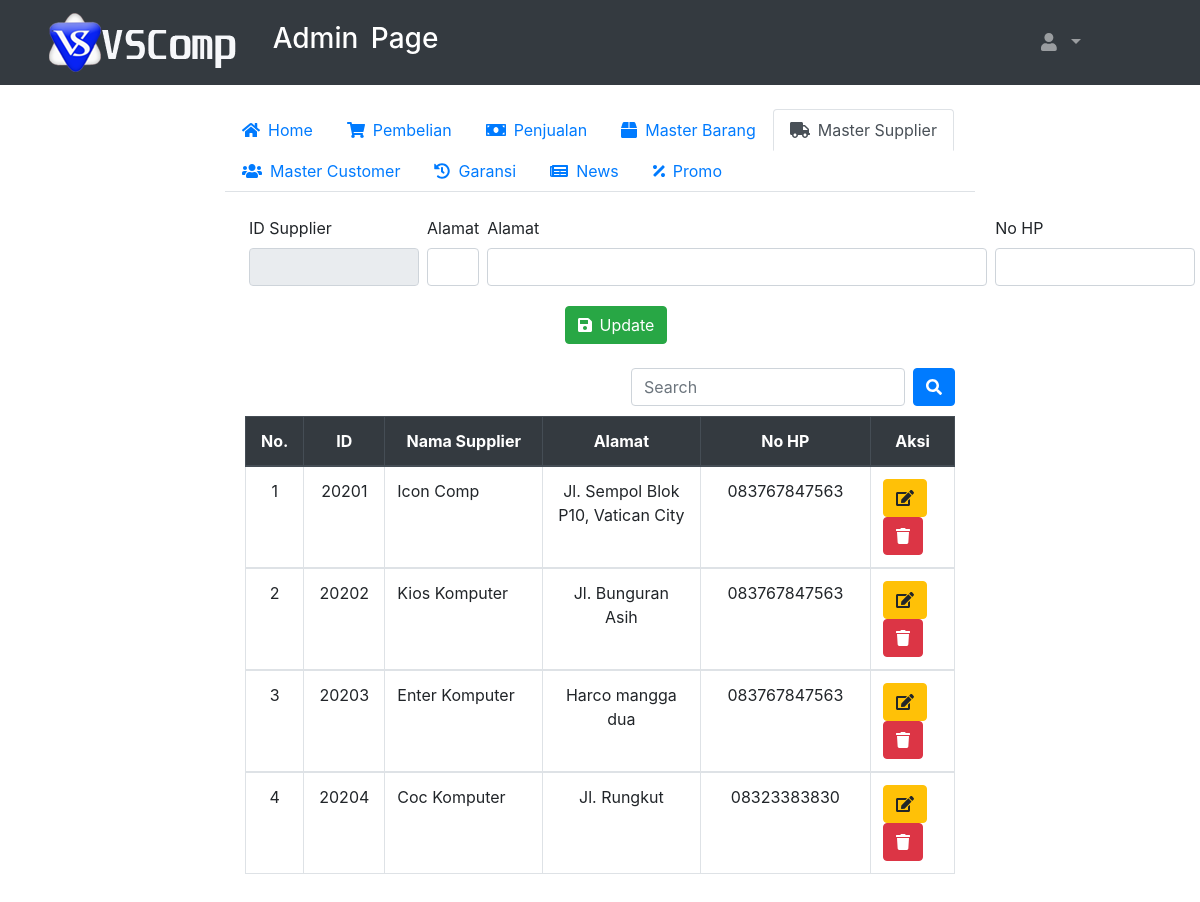
Screenshot of /admin/edit-supplier.php with the database file from the repository.
### tables this page shows
CREATE TABLE `supplier` (
  `ID_SUPP` int(11) NOT NULL,
  `NAMA` varchar(100) DEFAULT NULL,
  `ALAMAT` varchar(200) DEFAULT NULL,
  `NO_HP` varchar(15) DEFAULT NULL
);

### function/function.php (called while the page is built, shortened)
<?php
 $conn= mysqli_connect ("localhost","root","","coba_penjualan");
function tampil_data($query){
  global $conn;
  $hasil = mysqli_query ($conn,$query);
  $array = [];
  while($data = mysqli_fetch_assoc($hasil)){
    $array[] = $data;
  }
  return $array;
}
?>

### admin/edit-supplier.php (the view, shortened to what this page needs)
<?php include'header.php';
      include'../function/function.php';
?>
<div class="container-fluid custom-container">
  <div class="nav-menu">
  <ul class="nav nav-tabs" id="myTab" role="tablist">
    <li class="nav-item">
      <a class="nav-link" id="home-tab"  href="dasboard.php" role="tab" aria-controls="home" aria-selected="true"><i class="fas fa-home mr-2"></i>Home</a>
    </li>
    <li class="nav-item">
      <a class="nav-link" id="contact-tab"  href="pembelian.php" role="tab" aria-controls="pembelian" aria-selected="false"><i class="fas fa-shopping-cart mr-2"></i>Pembelian</a>
    </li>
    <li class="nav-item">
      <a class="nav-link" id="contact-tab"  href="penjualan.php" role="tab" aria-controls="penjualan" aria-selected="false"><i class="fas fa-money-bill mr-2"></i>Penjualan</a>
    </li>
    <li class="nav-item">
      <a class="nav-link" id="barang-tab"  href="master-barang.php" role="tab" aria-controls="master barang" aria-selected="false"><i class="fas fa-box mr-2"></i>Master Barang</a>
    </li>
    <li class="nav-item">
      <a class="nav-link  active" id="profile-tab"  href="master-supplier.php" role="tab" aria-controls="master supplier" aria-selected="false"><i class="fas fa-truck mr-2"></i>Master Supplier</a>
    </li>
    <li class="nav-item">
      <a class="nav-link" id="profile-tab"  href="master-customer.php" role="tab" aria-controls="master customer" aria-selected="false"><i class="fas fa-users mr-2"></i>Master Customer</a>
    </li>
    <li class="nav-item">
      <a class="nav-link" id="profile-tab"  href="garansi.php" role="tab" aria-controls="garansi" aria-selected="false"><i class="fas fa-history mr-2"></i>Garansi</a>
    </li>
    <li class="nav-item">
      <a class="nav-link" id="profile-tab"  href="news.php" role="tab" aria-controls="news" aria-selected="false"><i class="fas fa-newspaper mr-2"></i>News</a>
    </li>
    <li class="nav-item">
      <a class="nav-link" id="profile-tab"  href="promo.php" role="tab" aria-controls="promo" aria-selected="false"><i class="fas fa-percentage mr-2"></i>Promo</a>
    </li>
  </ul>
  <div class="tab-content" id="myTabContent">
    <div class="tab-pane fade  show active" id="master-supplier" role="tabpanel" aria-labelledby="contact-tab">
      <div class="form-input">
        <?php
          $id = $_GET["id"];
          $data_supp = tampil_data("SELECT * FROM supplier WHERE ID_SUPP = '$id'")[0];
         ?>
        <form class="" action="" method="post">
        <table class="table-group" id="form" cellpadding="4" align="center">
          <tr>
            <td>
              <div class="form-group">
              <label for="exampleInputEmail1">ID Supplier</label>
              <input class="form-control input-kategori" type="text" name="id_supp" value="<?= $data_supp["ID_SUPP"]; ?>" readonly>
              </div>
            </td>
            <td>
                <div class="form-group">
                <label for="exampleInputEmail1">Alamat</label>
                <input class="form-control" type="text" name="nama_supp" placeholder="" value="<?= $data_supp["NAMA"]; ?>">
                </div>
            </td>
            <td>
              <div class="form-group">
              <label for="exampleInputEmail1">Alamat</label>
              <input class="form-control input-barang" type="text" name="alamat" placeholder="" value="<?= $data_supp["ALAMAT"]; ?>">
              </div>
            </td>
            <td>
              <div class="form-group">
              <label for="exampleInputEmail1">No HP</label>
              <input class="form-control input-harga" name="hp" type="text" placeholder="" value="<?= $data_supp["NO_HP"]; ?>">
              </div>
            </td>
          </tr>
        </table>
          <button class="btn btn-submit btn-success" id="save" type="submit" name="update"><i class="fas fa-save mr-2"></i>Update</button><br><br>
          </form>
    <form class="form-inline" style="float:right" action="" method="post">
      <input class="form-control mr-sm-2" type="search" placeholder="Search" aria-label="Search" name="keyword" autofocus>
      <button class="btn btn-primary" type="submit" name="cari"><i class="fas fa-search"></i></button>
    </form><br><br>
    <table class="table table-bordered ">
      <thead class="thead-dark text-center">
        <tr>
          <th scope="col" width="1%">No.</th>
          <th scope="col" width="1%">ID</th>
          <th scope="col" width="10%">Nama Supplier</th>
          <th scope="col" width="10%">Alamat</th>
          <th scope="col" width="5%">No HP</th>
          <th scope="col" width="2.5%">Aksi</th>
        </tr>
      </thead>
      <?php
        $no=1;
        $data_supplier = tampil_data("SELECT * FROM supplier");
        foreach ($data_supplier as $supplier) :?>
        <tbody>
          <tr>
            <td align="center"><?= $no ?></td>
            <td align="center"><?= $supplier["ID_SUPP"]; ?></td>
            <td><?= $supplier["NAMA"]; ?></td>
            <td align="center"><?= $supplier["ALAMAT"]; ?></td>
            <td align="center"><?= $supplier["NO_HP"]; ?></td>
            <td>
                <a href="edit-supplier.php?id=<?=$supplier["ID_SUPP"]; ?>" ><button class="btn btn-warning" type="button" name="edit"><i class="fas fa-edit"></i></button>
                <a href="delete-supplier.php?id=<?=$supplier["ID_SUPP"]; ?>" onclick="return confirm('Apakah anda yakin ?');"><button class="btn btn-danger" type="button" name="delete"><i class="fas fa-trash"></i></button></a>
            </td>
          </tr>
        </tbody>
       <?php
        $no++;
        endforeach;
       ?>
    </table>
    </div>
    </div>
  </div>
</div>
</div>
<br><br><br><br><br>
</body>
</html>

### css/dasboard.css (style rules this page uses)
.form-input { padding: 20px; }
.form-group > .input-barang { width: 500px; }
.form-group > .input-harga { width: 200px; }
.form-group > .input-kategori { width: 170px; }
.btn-submit { margin-left: 45%; }
.custom-container { width: 65%; }

### rows the page displays
supplier: ID_SUPP "20201", NAMA "Icon Comp", ALAMAT "Jl. Sempol Blok P10, Vatican City", NO_HP "083767847563"
supplier: ID_SUPP "20202", NAMA "Kios Komputer", ALAMAT "Jl. Bunguran Asih", NO_HP "083767847563"
supplier: ID_SUPP "20203", NAMA "Enter Komputer", ALAMAT "Harco mangga dua", NO_HP "083767847563"
supplier: ID_SUPP "20204", NAMA "Coc Komputer", ALAMAT "Jl. Rungkut", NO_HP "08323383830"
